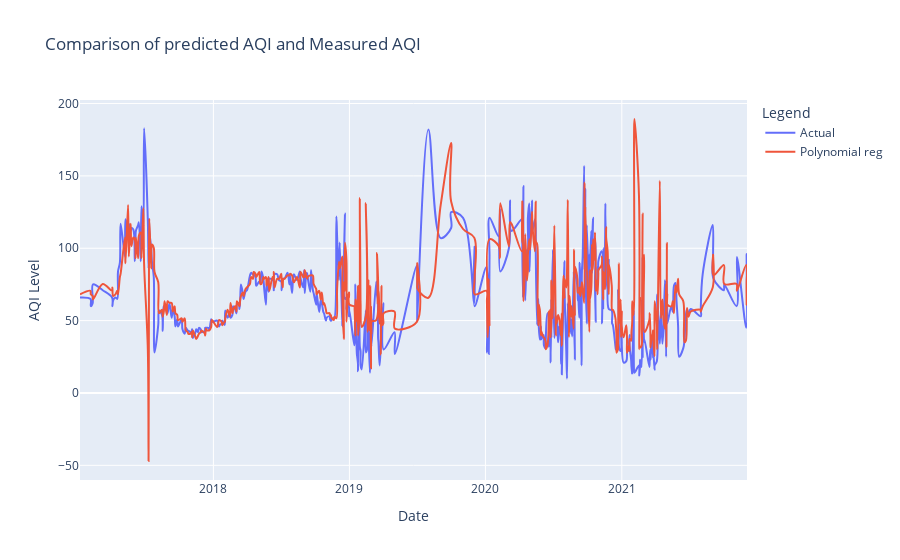

The notebook cell this image was saved under:
### Code cell
fig = go.Figure()
fig.update_layout(
    title="Comparison of predicted AQI and Measured AQI",
    xaxis_title="Date",
    yaxis_title="AQI Level",
    legend_title="Legend",
)

fig.add_trace(go.Scatter(x=series_results.index, y=scaler.inverse_transform(testY1).flatten(), name="Actual", line_shape='spline'))
fig.add_trace(go.Scatter(x=series_results.index, y=scaler.inverse_transform(pred).flatten()   , name="Polynomial reg", line_shape='spline'))
fig.show()

### Figure 1 — Plotly figure (JSON) as saved in the notebook; plotly's stock layout.template omitted (floating-point values rounded to 4 significant figures; data arrays with more than 128 entries replaced by an {"elided": "..."} marker saying what was removed)
{"data": [{"line": {"shape": "spline"}, "name": "Actual", "type": "scatter", "x": {"elided": "450 str values"}, "y": {"elided": "450 float values"}}, {"line": {"shape": "spline"}, "name": "Polynomial reg", "type": "scatter", "x": {"elided": "450 str values"}, "y": {"elided": "450 float values"}}], "layout": {"legend": {"title": {"text": "Legend"}}, "title": {"text": "Comparison of predicted AQI and Measured AQI"}, "xaxis": {"title": {"text": "Date"}}, "yaxis": {"title": {"text": "AQI Level"}}}}
